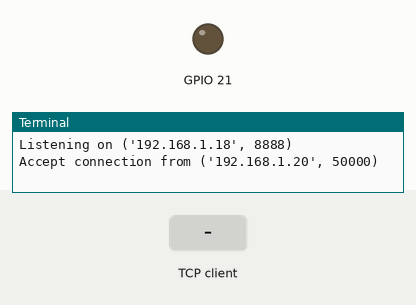
Recording of a program running on a simulated Raspberry Pi (BCM pin numbers). On the bench: output pins drawn as LEDs (lit = HIGH), the last lines printed to the terminal. The inputs (shaded band) are chosen by the test bench. One TCP client connects 1 s after the port opens and stays connected.

Above: at 1.2 s.
1.3 s: the TCP client sends "turn on"
At 2.5 s:
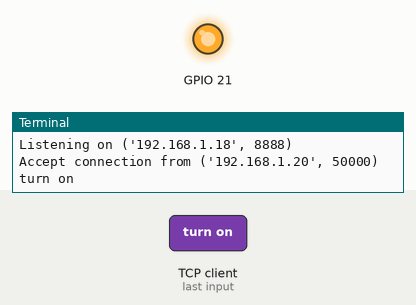
2.8 s: the TCP client sends "turn off"
At 3.6 s:
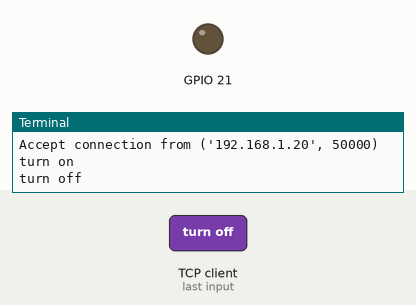
Timing chart, 0 to 5.8 s (numbered marks = the images above; inputs shaded):
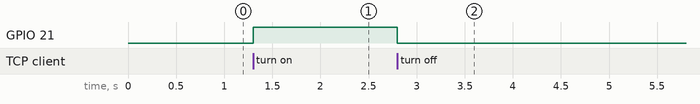

Measured:
- after the input at 1.3 s, GPIO 21: LOW → HIGH at once
- after the input at 2.8 s, GPIO 21: HIGH → LOW at once

The program:

wifi_server.py
```python
import RPi.GPIO as gpio
import socket, LED

def server():
    bind_ip = '192.168.1.18'
    bind_port = 8888

    server_socket = socket.socket(socket.AF_INET, socket.SOCK_STREAM)
    server_socket.setsockopt(socket.SOL_SOCKET, socket.SO_REUSEADDR, 1)
    server_socket.bind((bind_ip, bind_port))
    server_socket.listen(5)

    print('Listening on {}'.format((bind_ip, bind_port)))

    gpio.setmode(gpio.BCM)
    LED.setup(21, 'out')

    try:
        conn_socket, addr = server_socket.accept()
        print('Accept connection from {}'.format((addr[0], addr[1])))
        while True:
            data = conn_socket.recv(1024)
            data = str(data, 'utf-8')
            if 'turn on' in data:
                LED.turnON(21)
            elif 'turn off' in data:
                LED.turnOFF(21)
            print(data)

    finally:
        server_socket.close()
        conn_socket.close()
        gpio.cleanup()

if __name__ == '__main__':
    server()
```

LED.py
```python
import RPi.GPIO as gpio

gpio.setmode(gpio.BCM)

def setup(gpio_num, ctr):
    if ctr == 'in':
        gpio.setup(gpio_num, gpio.IN)
    elif ctr == 'out':
        gpio.setup(gpio_num, gpio.OUT)
def clean():
    gpio.cleanup()

def turnON(gpio_num):
    gpio.output(gpio_num, gpio.HIGH)
def turnOFF(gpio_num):
    gpio.output(gpio_num, gpio.LOW)
```
